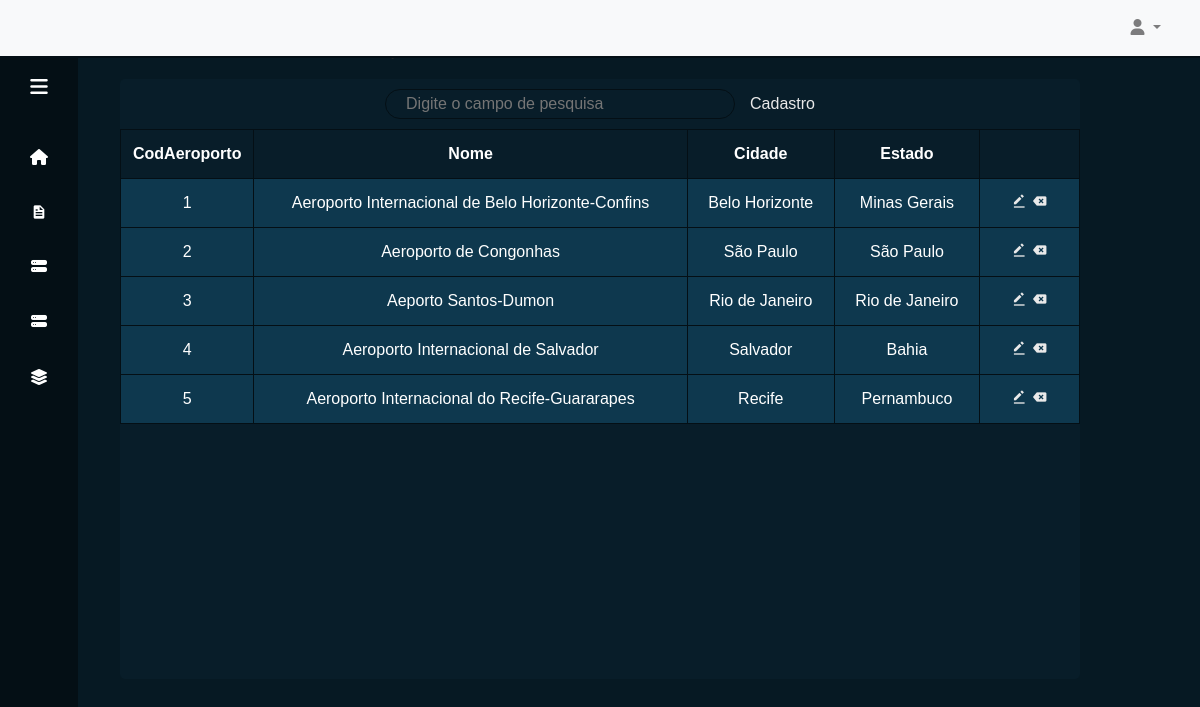
The app's page /index.php?pagina=aeroporto with its own data.
### tables this page shows
CREATE TABLE `aeroporto` (
  `CodAeroporto` int(11) NOT NULL,
  `Nome` varchar(255) NOT NULL,
  `Cidade` varchar(255) NOT NULL,
  `Estado` varchar(255) NOT NULL
);

### includes/aeroporto.php (the view, shortened to what this page needs)
<div class="description">
    <h2>Modelos:   <label> Cadastre, edite ou exclua modelos cadastrados. </label></h2>
</div>
<div class="table">
    <div class="table-header">
        <input type="text" id="myInput" onkeyup="myFunction()" placeholder="Digite o campo de pesquisa">
        <a href="?pagina=cad_aero">Cadastro</a>
    </div>
    <table id="myTable">
        <tr class="table_titles">
            <th>CodAeroporto</th>
            <th>Nome</th>
            <th>Cidade</th>
            <th>Estado</th>
        </tr>
        <?php
            $conexao = mysqli_connect("localhost","root","","cia_aerea");
            $sql = "SELECT * from aeroporto;";
            $buscar = mysqli_query($conexao, $sql);
            while($dados=mysqli_fetch_array($buscar)){
        ?>
        <tr class="table_body">
            <td id="<?php echo $dados['CodAeroporto'];?>" class="id"><?php echo $dados['CodAeroporto']; ?></td>
            <td><?php echo $dados['Nome']; ?></td>
            <td><?php echo $dados['Cidade']; ?></td>
            <td><?php echo $dados['Estado']; ?></td>
            <td>
                <a href="functions/edit_aeroporto.php?id=<?php echo $dados['CodAeroporto']; ?>"><i class='bx bxs-edit-alt'></i></a>
                <a href="functions/delete_aeroporto.php?id=<?php echo $dados['CodAeroporto']; ?>"><i class='bx bxs-tag-x' ></i></a>
            </td>
        </tr>
        <?php
            }
        ?>
    </table>
</div>

### records on screen
aeroporto: CodAeroporto "1", Nome "Aeroporto Internacional de Belo Horizonte-Confins", Cidade "Belo Horizonte", Estado "Minas Gerais"
aeroporto: CodAeroporto "2", Nome "Aeroporto de Congonhas", Cidade "São Paulo", Estado "São Paulo"
aeroporto: CodAeroporto "3", Nome "Aeporto Santos-Dumon", Cidade "Rio de Janeiro", Estado "Rio de Janeiro"
aeroporto: CodAeroporto "4", Nome "Aeroporto Internacional de Salvador", Cidade "Salvador", Estado "Bahia"
aeroporto: CodAeroporto "5", Nome "Aeroporto Internacional do Recife-Guararapes", Cidade "Recife", Estado "Pernambuco"
